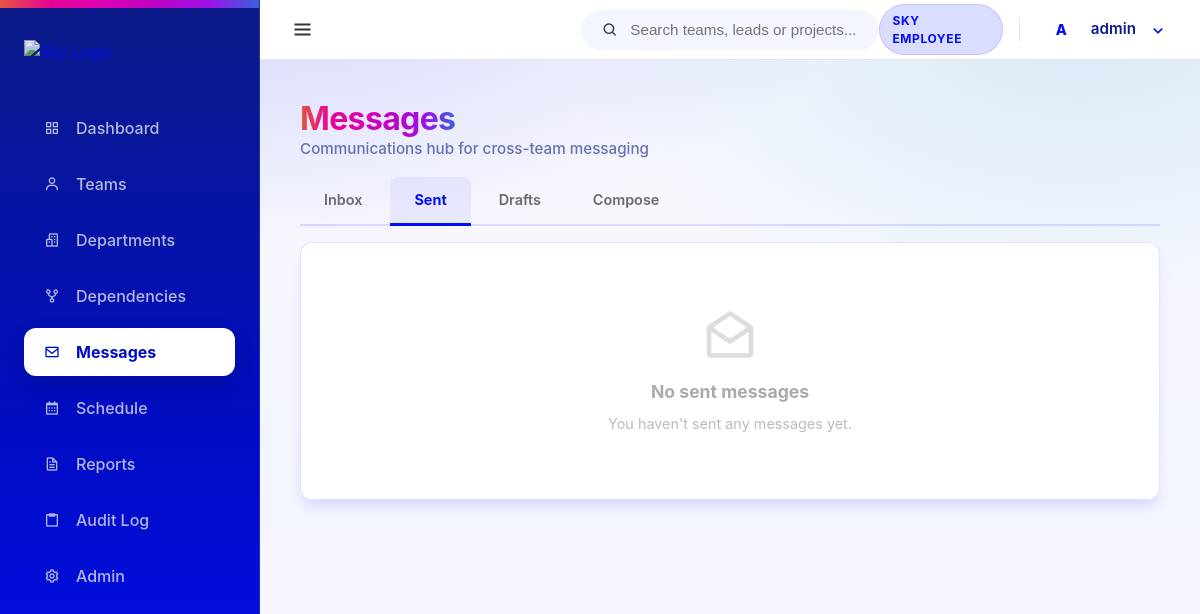
The page /messages/sent/ (signed in) on the database as committed earlier.
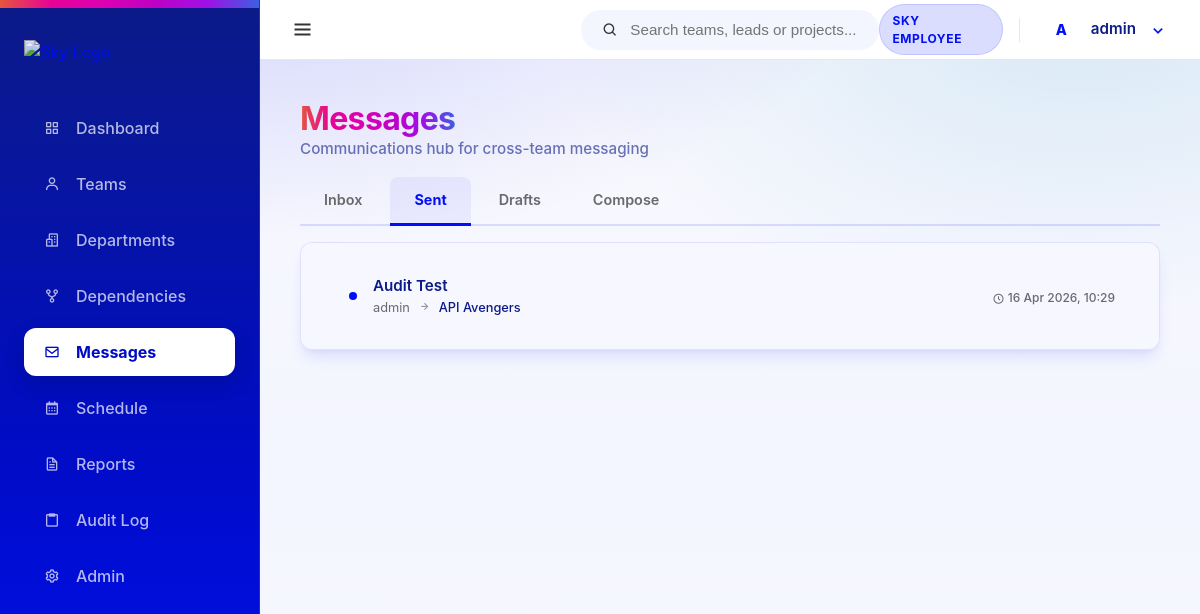
The same page on the database as committed later.
### core/models.py (models this page shows, shortened)
class Message(models.Model):
    message_id = models.AutoField(primary_key=True)
    sender_user = models.ForeignKey(User, on_delete=models.CASCADE, related_name='sent_messages')
    team = models.ForeignKey(Team, on_delete=models.CASCADE, related_name='received_messages')
    message_subject = models.CharField(max_length=255)
    message_body = models.TextField()
    STATUS_CHOICES = [
        ('draft', 'Draft'),
        ('sent', 'Sent'),
    ]
    message_status = models.CharField(max_length=10, choices=STATUS_CHOICES)
    message_sent_at = models.DateTimeField(null=True, blank=True)

class User(AbstractUser):
    class Meta:
        verbose_name = 'User'
        verbose_name_plural = 'Users'

class Team(models.Model):
    team_id = models.AutoField(primary_key=True)
    department = models.ForeignKey(Department, on_delete=models.CASCADE, related_name='teams')
    team_name = models.CharField(max_length=100)
    mission = models.TextField(blank=True) # High-Fi Requirement
    lead_email = models.EmailField(blank=True) # High-Fi Requirement
    team_leader_name = models.CharField(max_length=100, blank=True)
    work_stream = models.CharField(max_length=100)
    project_name = models.CharField(max_length=100)
    project_codebase = models.CharField(max_length=100)
    status = models.CharField(max_length=50, default='Active')
    tech_tags = models.TextField(blank=True, help_text="Comma separated tags")
    created_at = models.DateTimeField(auto_now_add=True)
    updated_at = models.DateTimeField(auto_now=True)

### messages_app/views.py (the view)
# urls.py: path('sent/', views.sent_messages, name='sent_messages'),
@login_required
def sent_messages(request):
    try:
        all_messages = Message.objects.filter(
            sender_user=request.user,
            message_status='sent'
        ).select_related('sender_user', 'team').order_by('-message_sent_at')
        context = {
            'all_messages': all_messages,
            'active_tab': 'sent',
            'tab_title': 'Sent Messages'
        }
        return render(request, 'messages_app/inbox.html', context)
    except Exception as error:
        django_messages.error(request, f'Error loading sent messages: {error}')
        return redirect('messages_app:inbox')

### templates/messages_app/inbox.html (shortened to what the changed rows need)
{% extends 'base.html' %}
{% block content %}
<div class="flex-between mb-2 animate-slide-up">
    <div>
        <h1 class="spectrum-text" style="font-size: 2rem; letter-spacing: -0.02em;">Messages</h1>
    </div>
</div>
{% if active_tab == 'compose' %}
<div class="card animate-slide-up spell-tilt" style="animation-delay: 0.15s; max-width: 700px;">
    <h3 style="color: var(--sky-header-blue); margin-bottom: 1.5rem;">
        <i class='bx bx-edit' style="margin-right: 0.5rem;"></i> New Message
    </h3>
    <form method="post" action="{% url 'messages_app:compose' %}">
        {% csrf_token %}
        <div class="form-group">
            <label for="compose-team">To (Team)</label>
            <select name="team" class="form-control filter-select" id="compose-team" required>
                <option value="">Select team...</option>
                {% for team in teams %}
                <option value="{{ team.team_id }}" {% if prefill_team and prefill_team.team_id == team.team_id or existing_draft and existing_draft.team_id == team.team_id %}selected{% endif %}>{{ team.team_name }}</option>
                {% endfor %}
            </select>
        </div>
        <div class="form-group">
            <label for="compose-subject">Subject</label>
            <input type="text" name="subject" class="form-control" id="compose-subject" placeholder="e.g. Sprint Review Follow-up" value="{{ reply_subject }}" required>
        </div>
        <div class="form-group">
            <label for="compose-body">Message</label>
            <textarea name="body" class="form-control" id="compose-body" rows="6" placeholder="Write your message..." required>{% if existing_draft %}{{ existing_draft.message_body }}{% elif reply_body %}{{ reply_body }}{% endif %}</textarea>
        </div>
        <div class="flex gap-1" style="margin-top: 1.5rem;">
            <button type="submit" name="action" value="sent" class="btn btn-primary"><i class='bx bx-send'></i> Send Message</button>
            <button type="submit" name="action" value="draft" class="btn btn-secondary"><i class='bx bx-save'></i> Save as Draft</button>
            <a href="{% url 'messages_app:inbox' %}" class="btn btn-ghost" style="text-decoration: none; margin-left: auto;">Cancel</a>
        </div>
    </form>
</div>
{% else %}
<div class="card animate-slide-up spell-tilt" style="animation-delay: 0.15s; padding: 0;">
    {% if all_messages %}
    {% for msg in all_messages %}
    <a href="{% url 'messages_app:detail' msg.message_id %}" class="msg-item {% if msg.message_status == 'sent' %}is-unread{% endif %}" style="text-decoration: none; color: inherit; transition: all 0.2s ease;">
        <div class="flex-center gap-2" style="flex: 1; min-width: 0; padding: 1rem 1.5rem; border-bottom: 1px solid var(--sky-border-subtle); border-left: 4px solid transparent;">
            {% if msg.message_status == 'sent' %}<span class="unread-dot"></span>{% endif %}
            <div style="flex: 1; min-width: 0;">
                <div class="flex-center gap-1">
                    <span style="font-weight: 600; font-size: 0.95rem; color: var(--sky-header-blue);">{{ msg.message_subject }}</span>
                </div>
                <div class="flex-center gap-1 mt-025">
                    <span style="font-size: 0.8rem; color: var(--muted-foreground);">
                        {{ msg.sender_user.username }}
                    </span>
                    <i class='bx bx-right-arrow-alt' style="font-size: 0.8rem; opacity: 0.5;"></i>
                    <span style="font-size: 0.8rem; color: var(--sky-header-blue); font-weight: 500;">
                        {{ msg.team.team_name }}
                    </span>
                </div>
            </div>
            <div style="text-align: right; flex-shrink: 0;">
                <span style="font-size: 0.75rem; color: var(--muted-foreground); white-space: nowrap; font-weight: 500;">
                    <i class='bx bx-time-five' style="vertical-align: middle;"></i>
                    {% if msg.message_sent_at %}{{ msg.message_sent_at|date:"d M Y, H:i" }}{% else %}Draft{% endif %}
                </span>
            </div>
        </div>
    </a>
    {% endfor %}
    {% else %}
    <div class="empty-state">
        <i class='bx bx-envelope-open'></i>
        <p class="empty-title">
            {% if active_tab == 'sent' %}No sent messages
            {% elif active_tab == 'drafts' %}No drafts
            {% else %}Inbox is empty{% endif %}
        </p>
        <p class="empty-desc">
            {% if active_tab == 'sent' %}You haven't sent any messages yet.
            {% elif active_tab == 'drafts' %}You don't have any saved drafts.
            {% else %}No messages yet. Compose your first message to a team.{% endif %}
        </p>
    </div>
    {% endif %}
</div>
{% endif %}
{% endblock %}

Rows that differ between the two databases and show on the page:
added Message: message_status "sent" (drawn), message_subject "Audit Test", sender_user.username "admin", team.team_name "API Avengers", message_sent_at "16 Apr 2026, 10:29"
Other text that changed with them:
text no longer shown: "No sent messages You haven't sent any messages yet."
